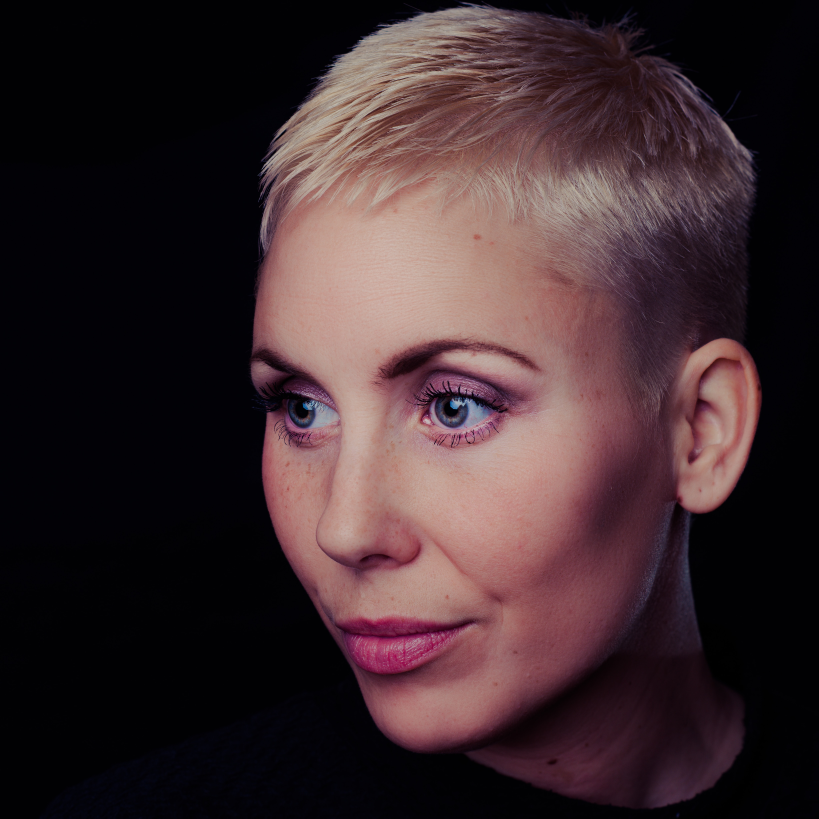
#> input picture data/1.jpg, 4912 x 4912 px (shown at 1/6 size); its folder holds only this picture in this run
$ jupyter execute --allow-errors 'Eye Detector with HaarCascade.ipynb'
#> lines starting #> are read from the running program, lines starting #| are printed output that depends on the picture
#> further down, img is the input picture: shape (4912, 4912, 3); mean B, G, R 45.6, 42.3, 60.4
#> `img_gray = cv2.cvtColor(img, cv2.COLOR_BGR2GRAY)`:
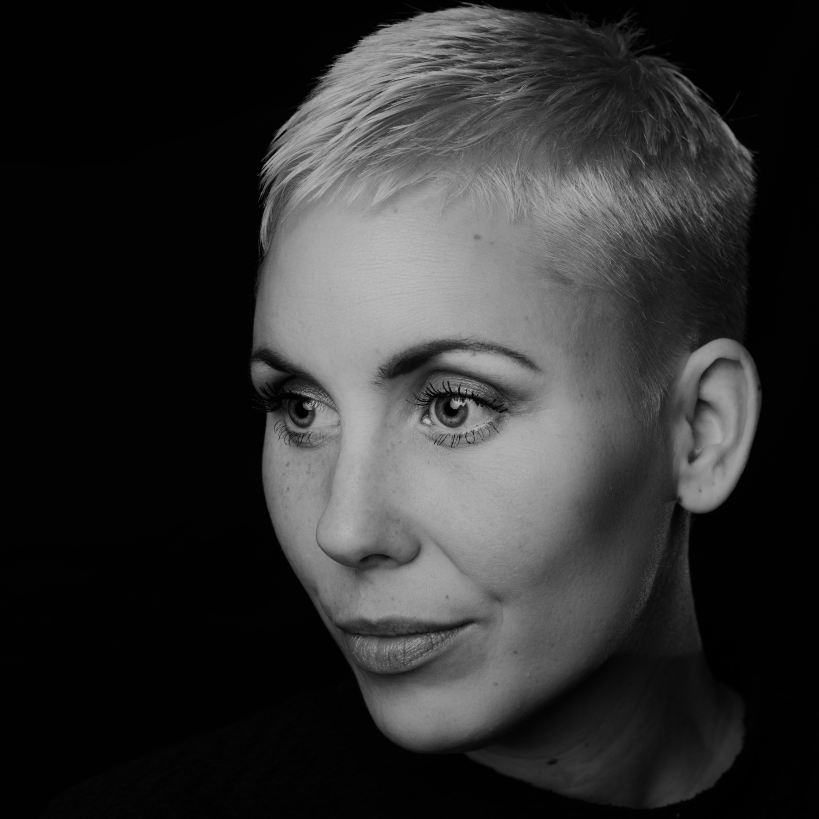
#> img_gray: shape (4912, 4912) (shown at 1/6 size); min 0, max 241, mean 48.1
#> `faces = face_detector.detectMultiScale(img_gray, minNeighbors=20)`: faces = [[941, 1386, 2711, 2711]]
[cell 1]
import os
import cv2
import matplotlib.pyplot as plt

[cell 2]
face_detector = cv2.CascadeClassifier('haarcascade_frontalface_default.xml')
eye_detector = cv2.CascadeClassifier('haarcascade_eye_tree_eyeglasses.xml')

[cell 3]
import os

import cv2
import matplotlib.pyplot as plt


data_dir = 'data/'
models_dir = './models'


#> (the rest of this cell did not finish here and is left out)


$ run again, on data/test1.jpg
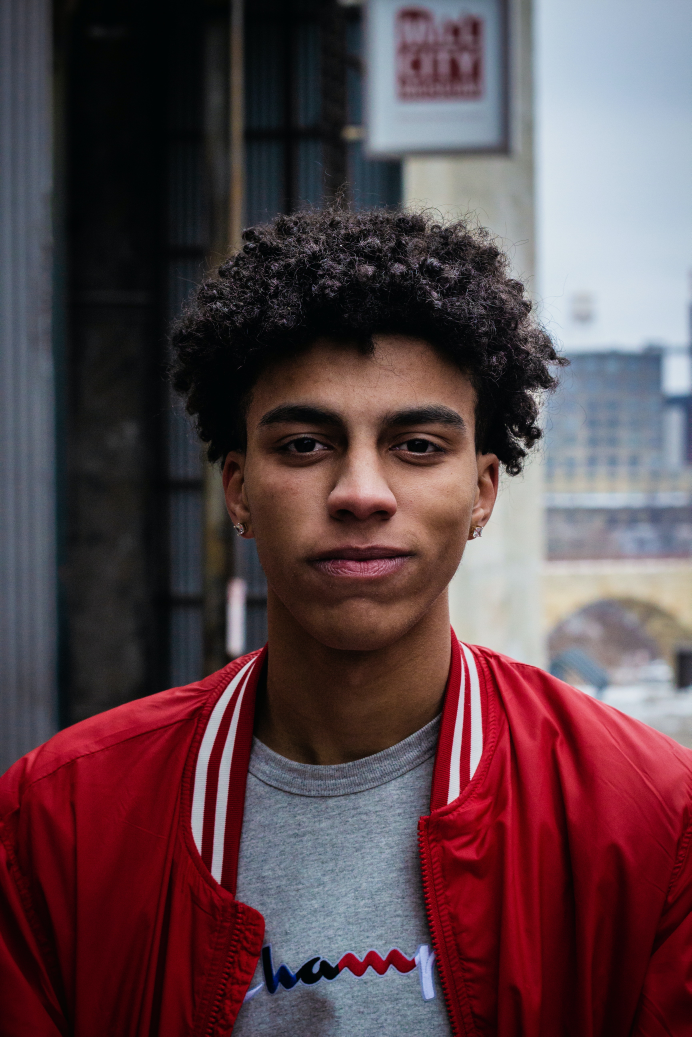
#> input picture data/test1.jpg, 3456 x 5184 px (shown at 1/5 size)
#> img is the input picture: shape (5184, 3456, 3); mean B, G, R 74.7, 69.1, 91.8
#> `img_gray = cv2.cvtColor(img, cv2.COLOR_BGR2GRAY)`:
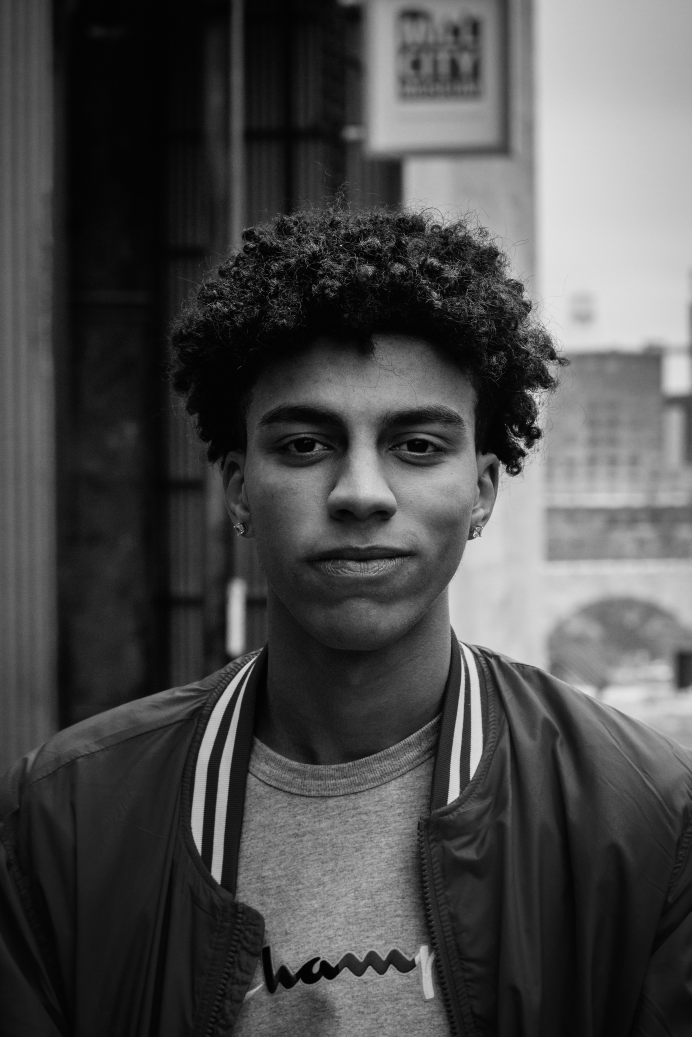
#> img_gray: shape (5184, 3456) (shown at 1/5 size); min 0, max 254, mean 76.5
#> faces = [[1069, 1643, 1479, 1479]]

$ run again, on data/2.jpg
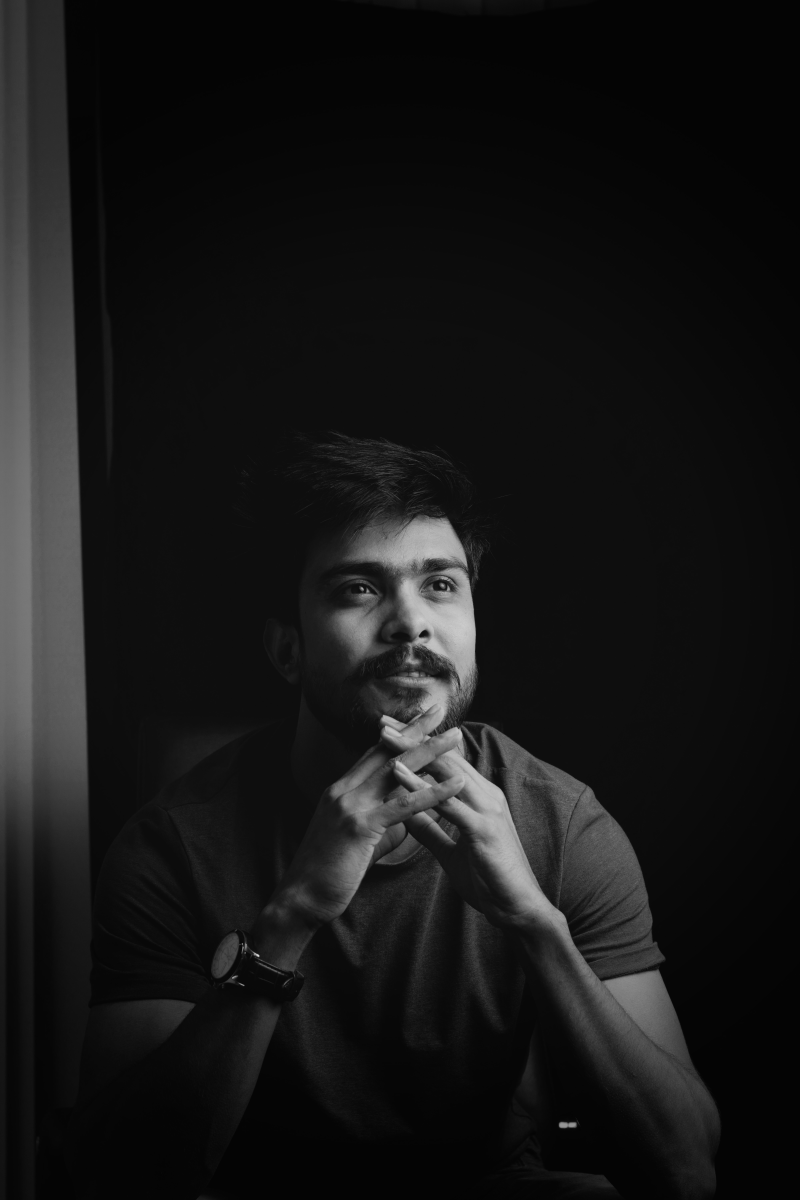
#> input picture data/2.jpg, 4000 x 6000 px (shown at 1/5 size)
#> img is the input picture: shape (6000, 4000, 3); mean B, G, R 22.8, 22.8, 22.8
#> faces = [[1512, 2530, 1028, 1028]]

$ run again, on data/3.jpg
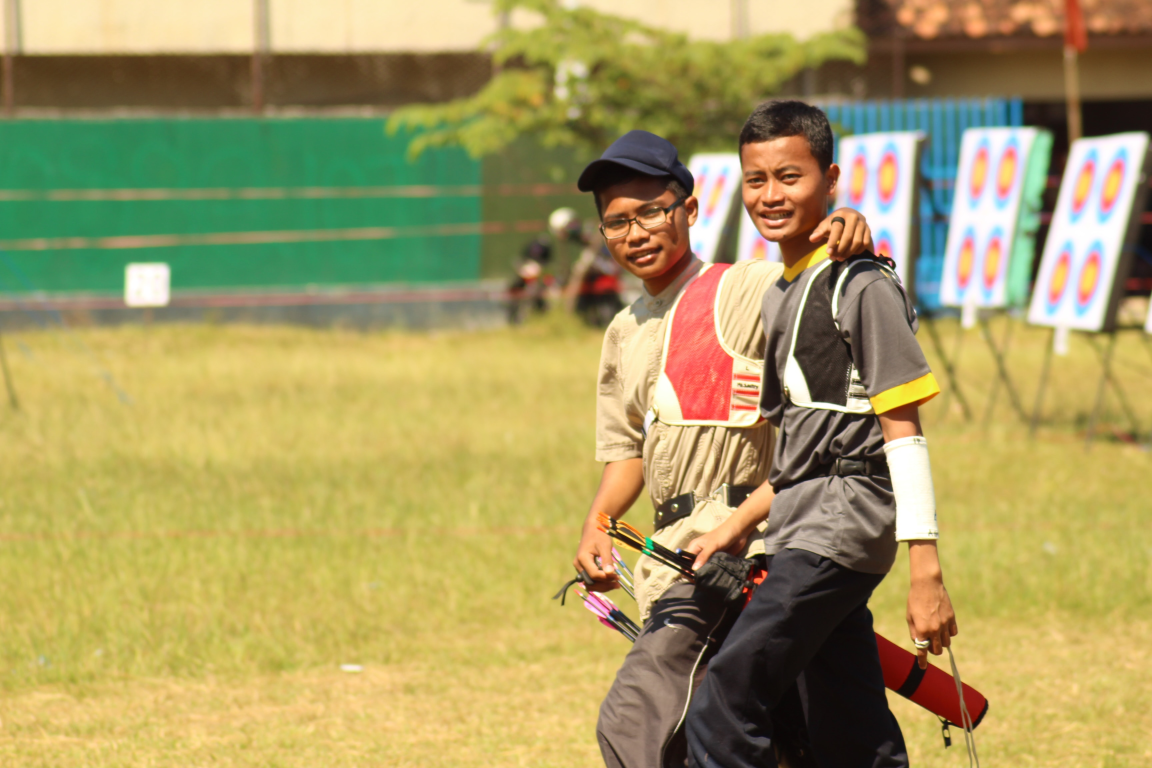
#> input picture data/3.jpg, 3456 x 2304 px (shown at 1/3 size)
#> img is the input picture: shape (2304, 3456, 3); mean B, G, R 97.9, 154.3, 166.5
#> `img_gray = cv2.cvtColor(img, cv2.COLOR_BGR2GRAY)`:
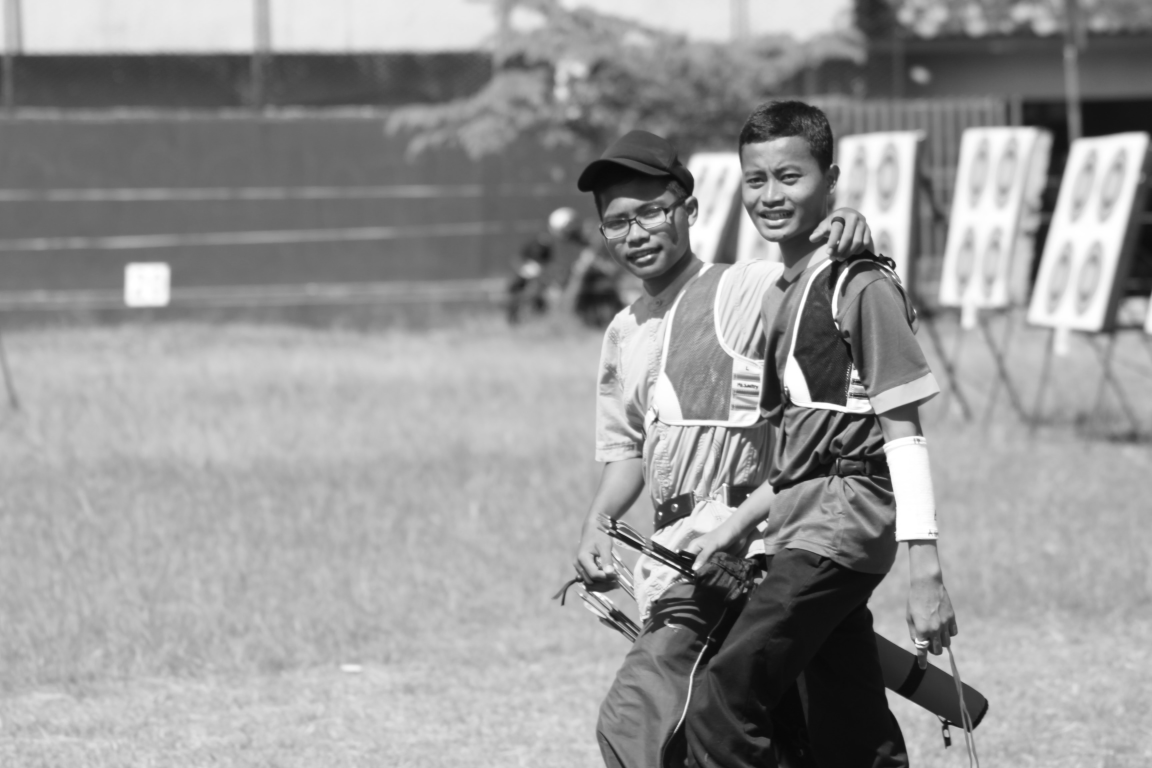
#> img_gray: shape (2304, 3456) (shown at 1/3 size); min 7, max 255, mean 151.6
#> faces = [[2177, 422, 295, 295]]
